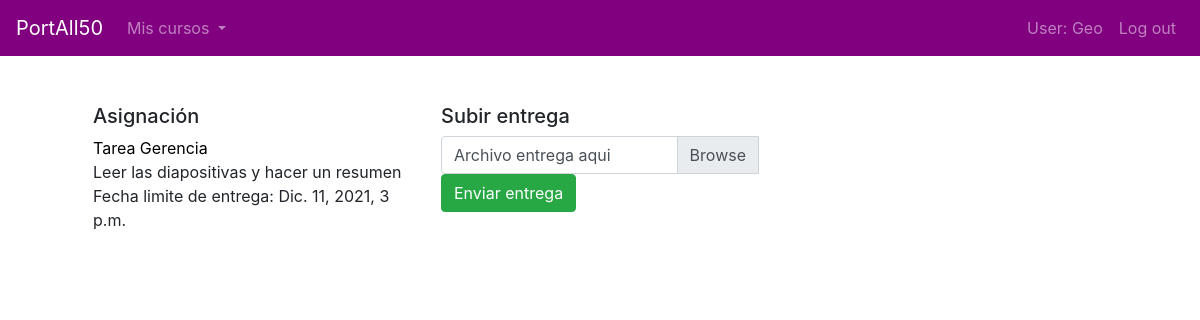
The page /entregable/10 (signed in) on the database as committed earlier.
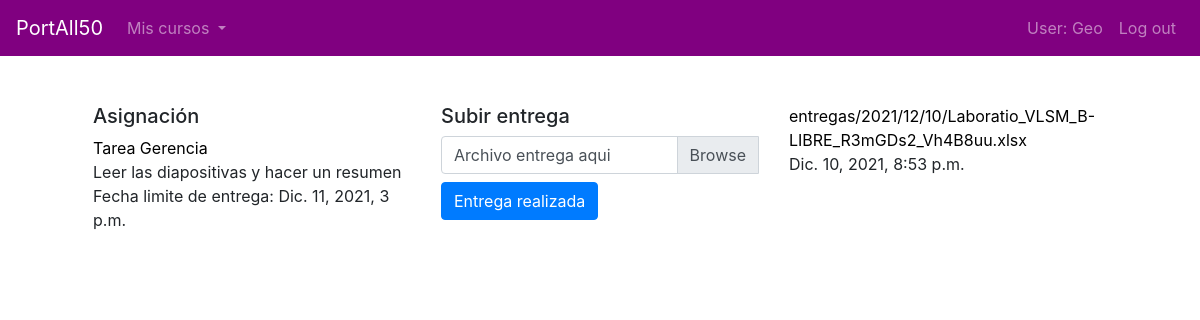
The same page on the database as committed later.
### PortAll50/models.py (models this page shows)
class Entrega(models.Model):
    archivo_entrega = models.FileField(upload_to="entregas/%Y/%m/%d", blank=True) #ver video axel
    tiempo_entregado = models.DateTimeField(auto_now_add=True)
    nota = models.DecimalField(decimal_places=2, max_digits=5, null=True)
    entregable = models.ForeignKey(Entregable, on_delete=CASCADE, related_name="entregas")
    cuenta = models.ForeignKey(User, on_delete=CASCADE, related_name="entregas")
    ESTADO_ENTREGA = [("0", "No enviada"), ("1", "Enviada")]
    estado_entrega = models.CharField(choices=ESTADO_ENTREGA, max_length=1, default="0")
    class Meta:
        verbose_name_plural = "Entrega"
    def __str__(self):
        return f"{self.archivo_entrega} {self.tiempo_entregado} {self.nota} {self.entregable} {self.cuenta} {self.estado_entrega}"

### PortAll50/views.py (the view)
# urls.py: path("entregable/<int:id_entregable>", views.entregable, name="entregable"),
def entregable(request, id_entregable):
    entregable = Entregable.objects.get(id=id_entregable)
    entregas = Entrega.objects.filter(entregable=entregable)
    estudiante = User.objects.get(username=request.user)
    try:
        entregas_usuario = Entrega.objects.filter(entregable=entregable)
    except:
        entregas_usuario = "8"
    for entrega in entregas_usuario:
        if entrega.cuenta == estudiante:
            envio = entrega
    try:
        print(envio)
    except:
        envio = entregas_usuario
    context = {
        "entregable": entregable,
        "entregas": entregas,
        "entregas_usuario": entregas_usuario,
        "estudiante": estudiante,
        "envio": envio
    }
    return render(request, "PortAll50/entregable.html", context)

### PortAll50/models.py (called while the page is built)
    def __str__(self):
        return f"{self.nombre_curso} {self.cuentas} {self.propietario}"

    def __str__(self):
        return f"{self.nombre} {self.curso}"

    def __str__(self):
        return f"{self.nombre_entregable} {self.archivo} {self.comentario} {self.estado_entrega} {self.seccion} {self.nota}"

### PortAll50/templates/portall50/entregable.html (shortened to what this page needs)
{% extends 'base.html' %}
{% load bootstrap4 %}
{% load static %}
{% block main %}
    <div class="container">
        <div class="row">
            <div class="col-lg-4">
                <h5>Asignación</h5>
                <a href="{{entregable.archivo.url}}">{{entregable.nombre_entregable}}</a> <br>
                {{entregable.comentario}} <br>
                Fecha limite de entrega: {{entregable.tiempo_disp_hasta}}
            </div>
            <div class="col-lg-4">
                <h5>Subir entrega</h5>
                <form method="POST" action="{% url 'agregarEntrega' %}" enctype="multipart/form-data">
                    <div class="input-group">
                        <div class="custom-file">
                            <label class="custom-file-label" for="inputGroupFile04">Archivo entrega aqui</label>
                        </div>
                    </div>
                    {% if user.info_cuenta.tipo == "2" %}
                        <button type="button" class="btn btn-primary mt-2">Docente</button>
                    {% else %}
                        {% if envio.estado_entrega == "1" %}
                            <button type="button" class="btn btn-primary mt-2">Entrega realizada</button>
                        {% else %}
                            <button type="submit" class="btn btn-success">Enviar entrega</button>
                        {% endif %}
                    {% endif %}
                </form>
            </div>
            <div class="col-lg-4">
                {% if user.info_cuenta.tipo == "1" %}
                    <a target="_blank" href="{{envio.archivo_entrega.url}}">{{envio.archivo_entrega}}</a>
                    <p>{{envio.tiempo_entregado}}</p>
                {% endif %}
            </div>
        </div>
    </div>
{% endblock %}

Rows that differ between the two databases and show on the page:
added Entrega: archivo_entrega "entregas/2021/12/10/Laboratio_VLSM_B-LIBRE_R3mGDs2_Vh4B8uu.xlsx", tiempo_entregado "Dic. 10, 2021, 8:53 p.m."
Other text that changed with them:
text no longer shown: "Enviar entrega"
text now shown: "Entrega realizada"
